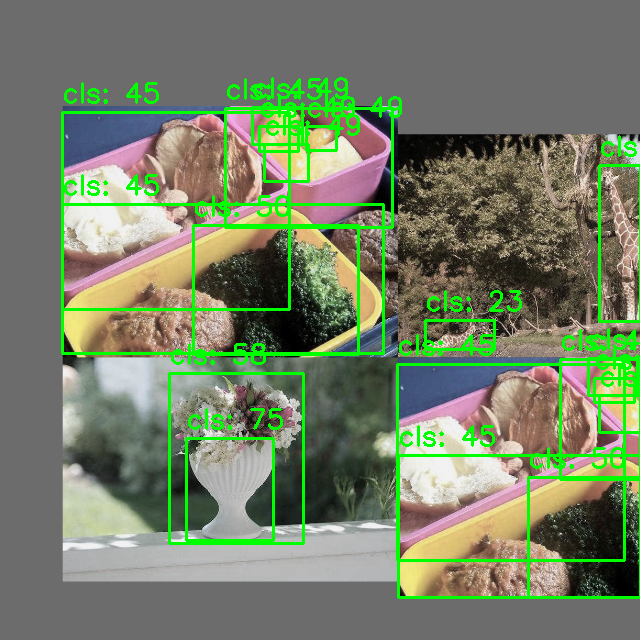
#> input picture vidnn/train.png, 640 x 640 px
$ python -i augmentations.py   (imports and definitions only)
#> lines starting #> are read from the running program, lines starting #| are printed output that depends on the picture
#> further down, picture is the input picture: shape (640, 640, 3); mean B, G, R 102.6, 128.1, 116.5
import math
import random
import cv2
import numpy as np
import albumentations as A


# [133 lines left out: functions letterbox, random_perspective, not called in this run]


def augment_hsv(im, hgain=0.5, sgain=0.5, vgain=0.5):
    """HSV color-space augmentation."""
#> called with hgain = 0.5, sgain = 0.5, vgain = 0.5
    if hgain or sgain or vgain:
        r = np.random.uniform(-1, 1, 3) * [hgain, sgain, vgain] + 1  # random gains
        hue, sat, val = cv2.split(cv2.cvtColor(im, cv2.COLOR_BGR2HSV))
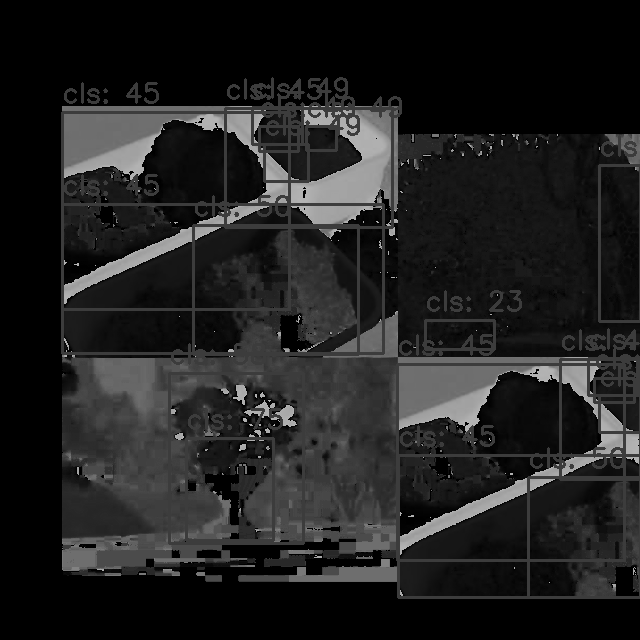
#> hue: shape (640, 640); min 0, max 179, mean 32.3
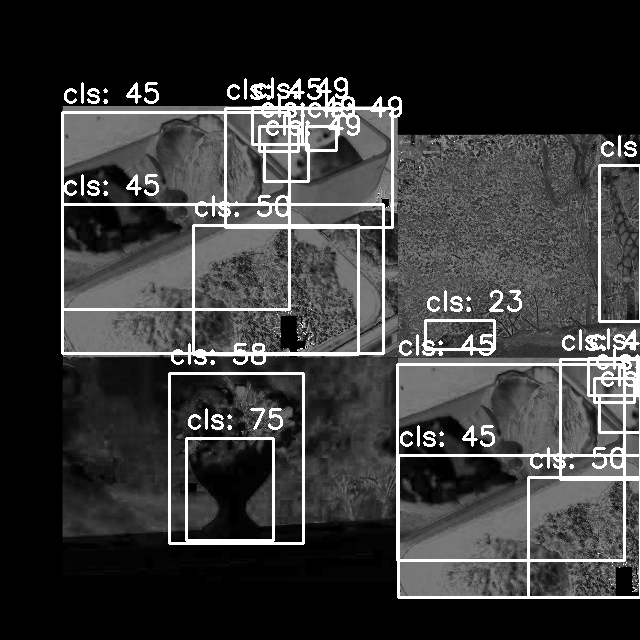
#> sat: shape (640, 640); min 0, max 255, mean 57.4
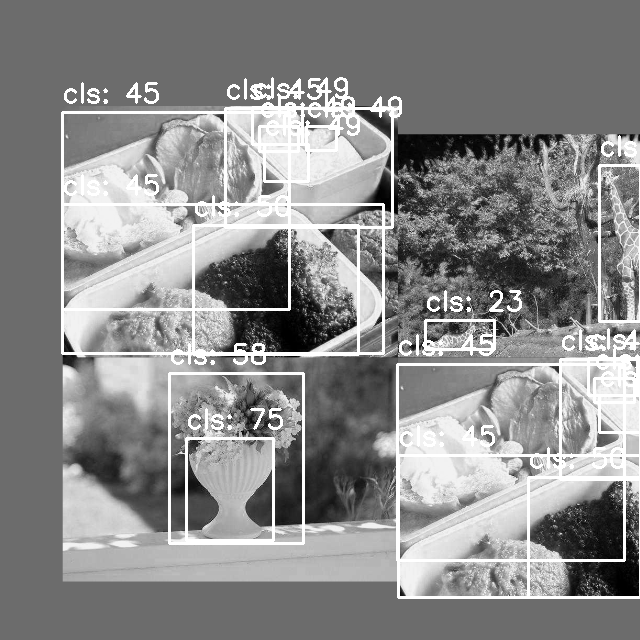
#> val: shape (640, 640); min 0, max 255, mean 137.8
        dtype = im.dtype  # uint8

        x = np.arange(0, 256, dtype=r.dtype)
        lut_hue = ((x * r[0]) % 180).astype(dtype)
        lut_sat = np.clip(x * r[1], 0, 255).astype(dtype)
#> lut_sat = 256 values from 0 to 255
        lut_val = np.clip(x * r[2], 0, 255).astype(dtype)
#> lut_val = 256 values from 0 to 255

        im_hsv = cv2.merge(
            (cv2.LUT(hue, lut_hue), cv2.LUT(sat, lut_sat), cv2.LUT(val, lut_val))
        )
#> im_hsv: shape (640, 640, 3); mean H, S, V 31, 65.5, 149.5
        cv2.cvtColor(im_hsv, cv2.COLOR_HSV2BGR, dst=im)
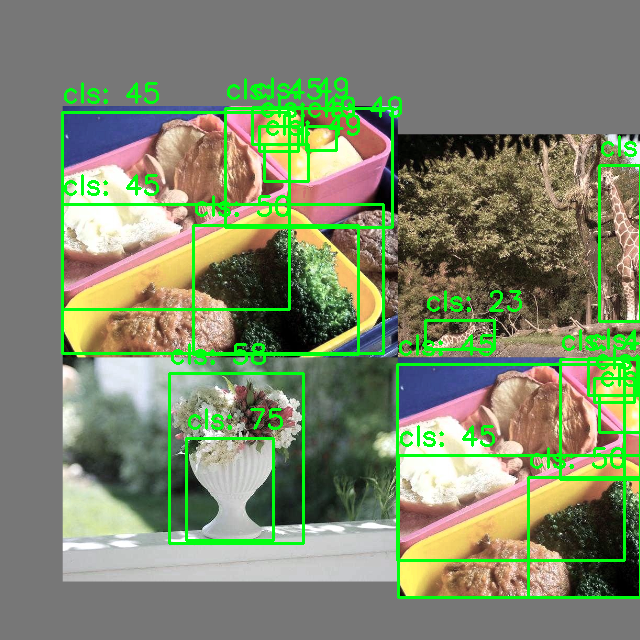
#> im: shape (640, 640, 3); mean B, G, R 109, 136.3, 126.9
    return im


# [52 lines left out: functions xywhn2xyxy, xyxy2xywhn, albumentations_transforms, not called in this run]

>>> import cv2
>>> picture = cv2.imread('../train.png')
>>> result = augment_hsv(picture)

$ run again, on vidnn/val.png
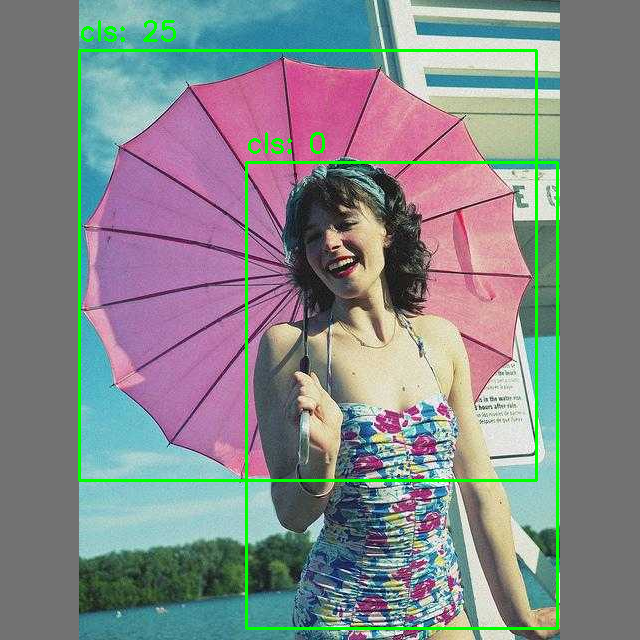
#> input picture vidnn/val.png, 640 x 640 px
#> picture is the input picture: shape (640, 640, 3); mean B, G, R 137.7, 136.6, 132
#> in augment_hsv, `hue, sat, val = cv2.split(cv2.cvtColor(im, cv2.COLOR_BGR2HSV))`:
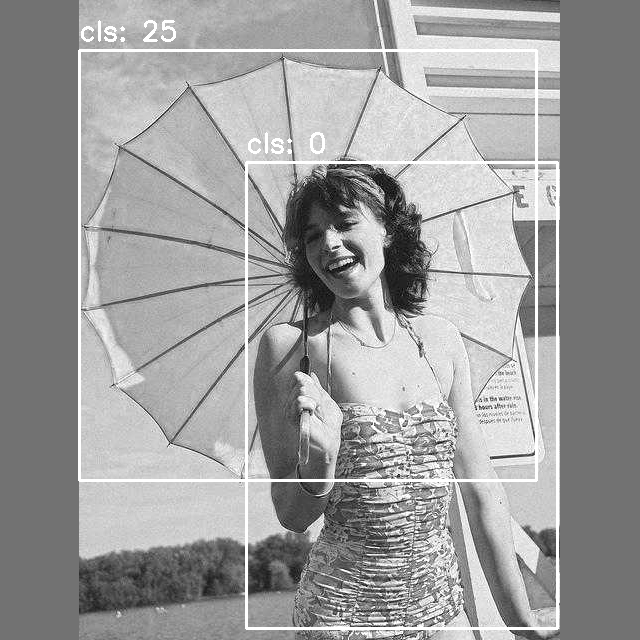
#> val: shape (640, 640); min 0, max 255, mean 157.5
#> im_hsv: shape (640, 640, 3); mean H, S, V 70.3, 82, 172.1
#> in augment_hsv, `cv2.cvtColor(im_hsv, cv2.COLOR_HSV2BGR, dst=im)`:
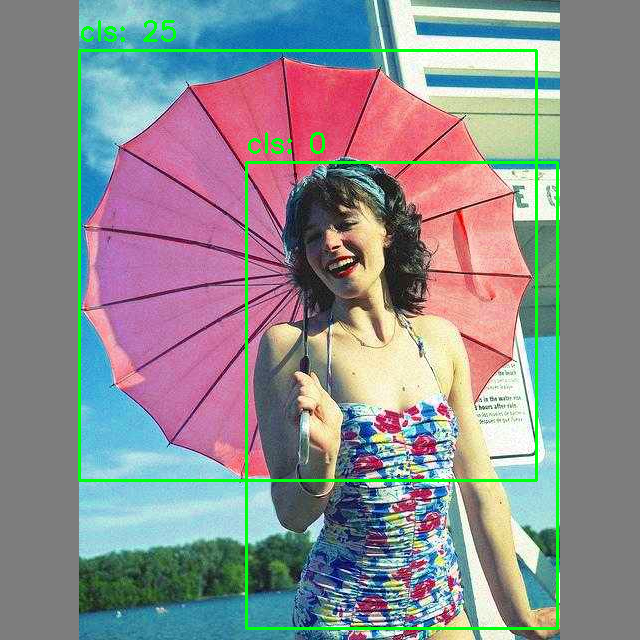
#> im: shape (640, 640, 3); mean B, G, R 143.6, 141.7, 140.4
